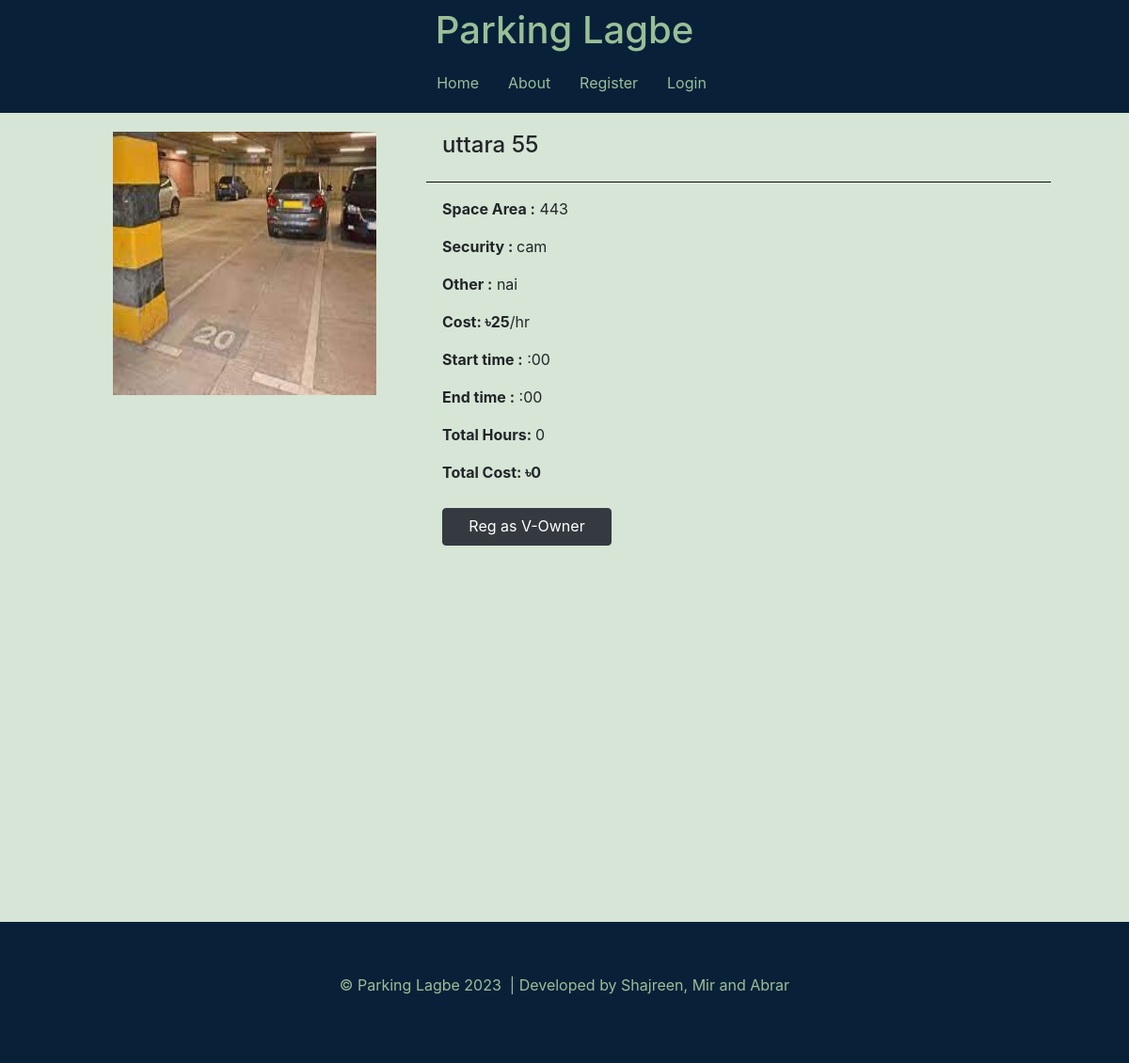
Screenshot of /PHP/details.php?pid=20 with the database file from the repository.
### tables this page shows
CREATE TABLE `parkingspotdetails` (
  `PID` int(11) NOT NULL,
  `UID` int(11) NOT NULL,
  `Plocation` varchar(30) NOT NULL,
  `Pcoordinate` point NOT NULL,
  `Pphoto` text NOT NULL,
  `Psize` varchar(20) NOT NULL,
  `Costhour` float NOT NULL,
  `Security` varchar(40) NOT NULL,
  `Others` varchar(60) NOT NULL
);

### PHP/details.php (the view, shortened to what this page needs)
<?php
require_once "connect.php";
?>
<html lang="en">
  <head>
    <link rel="stylesheet" type="text/css" href="../css/details.css" />
    <link
      rel="stylesheet"
      href="https://cdn.jsdelivr.net/npm/bootstrap@4.1.3/dist/css/bootstrap.min.css"
    />
  </head>
  <body>
  <?php
  if(isset($_SESSION["username"]))
  {
    $user= $_SESSION["username"];
    echo '<nav class="navbar navbar-expand-lg navbar-light ">';
    echo '    <a class="navbar-brand" href="home.php">';
    echo '      <h1>Parking Lagbe</h1>';
    echo '    </a>';
    echo '    <button class="navbar-toggler btn-btn-success" type="button" data-toggle="collapse"';
    echo '      data-target="#navbarSupportedContent" aria-controls="navbarSupportedContent" aria-expanded="false"';
    echo '      aria-label="Toggle navigation">';
    echo '      <span class="navbar-toggler-icon"></span>';
    echo '    </button>';
    echo '    <div class="collapse navbar-collapse" id="navbarSupportedContent">';
    echo '      <ul class="navbar-nav">';
    echo '        <li class="nav-item active">';
    echo "          <a class='nav-link' href='userprofile.php'> $user <span class='sr-only'>(current)</span></a>";
    echo '        </li>';
    echo '        <li class="nav-item active">';
    echo '          <a class="nav-link" href="home.php">Home <span class="sr-only">(current)</span></a>';
    echo '        </li>';
    echo '        <li class="nav-item">';
    echo '          <a class="nav-link" href="about.php">About</a>';
    echo '        </li>';
    echo '        <li class="nav-item">';
    echo '          <a class="nav-link" href="logout.php">Logout</a>';
    echo '        </li>';
    echo '      </ul>';
    echo '    </div>';
    echo '  </nav>';
  }
  else{
echo '<nav class="navbar navbar-expand-lg navbar-light ">';
echo '    <a class="navbar-brand" href="home.php">';
echo '      <h1>Parking Lagbe</h1>';
echo '    </a>';
echo '    <div class="collapse navbar-collapse" id="navbarSupportedContent">';
echo '      <ul class="navbar-nav">';
echo '        <li class="nav-item active">';
echo '          <a class="nav-link" href="home.php">Home <span class="sr-only">(current)</span></a>';
echo '        </li>';
echo '        <li class="nav-item">';
echo '          <a class="nav-link" href="about.php">About</a>';
echo '        </li>';
echo '        <li class="nav-item">';
echo '          <a class="nav-link" href="register.php">Register</a>';
echo '        </li>';
echo '        <li class="nav-item">';
echo '          <a class="nav-link" href="login.php">Login</a>';
echo '        </li>';
echo '      </ul>';
echo '    </div>';
echo '  </nav>';
  }
  ?>
    <?php
      $pid=$_GET['pid'];
      $start=$_GET['start'];
      $end=$_GET['end'];
      $sql="SELECT * FROM `parkingspotdetails` WHERE PID='$pid'";
      $result=mysqli_query($conn,$sql);
      $row=mysqli_fetch_assoc($result);
      $location=$row['Plocation'];
      $photo=$row['Pphoto'];
      $size=$row['Psize'];
      $cost=$row['Costhour'];
      $security=$row['Security'];
      $others=$row['Others']
    ?>
    <?php
      echo '<div class="deets">';
      echo '  <div style="width: 30%">';
      echo '    <img';
      echo "      src='$photo'";
      echo '      class="image1"';
      echo '      alt="Responsive image"';
      echo '    />';
      echo '  </div>';
      echo '  <div style="width: 70%" class="location-flex">';
      echo '    <div>';
      echo "      <h4 class='location'>$location</h4>";
      echo '    </div>';
      echo '    <hr />';
      echo '    <div class="more-deets">';
      echo '      <div>';
      echo "        <p><strong>Space Area :</strong> $size</p>";
      echo '      </div>';
      echo '      <div>';
      echo "        <p><strong>Security : </strong> $security</p>";
      echo '      </div>';
      echo '      <div>';
      echo "        <p><strong>Other :</strong> $others</p>";
      echo '      </div>';
      echo '      <div>';
      echo "        <p><strong>Cost: ৳$cost</strong>/hr</p>";
      echo '      </div>';
      echo '      <div>';
      if($start=="100000" || $start=="200000"){
      $strim=rtrim($start, '0');
      $strim=$strim.'0';
      }else{
        $strim=rtrim($start, '0');
      }
      if($end=="100000" || $end=="200000"){
        $etrim=rtrim($end, '0');
        $etrim=$etrim.'0';
        echo $etrim;
      }
      else{
        $etrim=rtrim($end, '0');
      }
      echo "        <p><strong>Start time :</strong> $strim:00</p>";
      echo '      </div>';
      echo '      <div>';
      echo "        <p><strong>End time :</strong> $etrim:00</p>";
      echo '      </div>';
      echo '      <div>';
      $totalhrs=(int)$etrim-(int)$strim;
      echo "        <p><strong>Total Hours: </strong>$totalhrs</p>";
      echo '      </div>';
      echo '      <div>';
      $totalcost=(int)$totalhrs*(int)$cost;
      echo "        <p><strong>Total Cost: ৳$totalcost</strong></p>";
      echo '      </div>';
      echo '    </div>';
      $mail=$_SESSION['email'];
      $sql="Select * from `user` where Email='$mail'";
      $result=mysqli_query($conn,$sql);
      $row=mysqli_fetch_assoc($result);
      $vowner=$row['VOwner'];
      if($vowner=="yes"){
        echo "    <div><a href='payment.php?start=$strim&end=$etrim&pid=$pid&cost=$totalcost&hour=$totalhrs'class='btn btn-primary'>Book Spot</a></div>";
      }else{
        echo "    <div><a href='userprofile.php'class='btn btn-dark'>Reg as V-Owner</a></div>";
      }
      echo '  </div>';
      echo '</div>';
      ?>
    <footer class="myfoot">
      <p>
        ©&nbsp;Parking Lagbe 2023 &nbsp;| Developed by Shajreen, Mir and Abrar
      </p>
    </footer>
  </body>
</html>

### Css/details.css (style rules this page uses)
body { background-color: rgba(153, 191, 151, 0.4) !important; }
nav { display: block; background-color: #092039 !important; }
.nav-link { color: rgba(153, 191, 151, 1) !important; }
.navbar-brand { color: rgba(153, 191, 151, 1) !important; }
.image1 { margin-left: 120px; margin-top: 20px; height: auto !important; width: auto !important; }
.myfoot { color: rgba(153, 191, 151, 1); margin-top: 130px; background-color: #092039; display: flex; justify-content: center; height: 150px; align-items: center; }
.location-flex { margin-left: 10px !important; }
.more-deets { margin-left: 0 !important; }
@media (min-width: 992px) { nav.navbar.navbar-expand-lg.navbar-light { flex-direction: column; height: 120px; } }
@media (min-width: 992px) { li { padding-left: 15px; } }
@media (min-width: 992px) { .nav-link { color: rgba(153, 191, 151, 1) !important; } }
@media (min-width: 992px) { .navbar-brand { color: rgba(153, 191, 151, 1) !important; margin: 0 !important; padding: 0 !important; } }
@media (min-width: 992px) { .myfoot { color: rgba(153, 191, 151, 1); margin-top: 400px; background-color: #092039; display: flex; justify-content: center; height: 150px; align-items: center; } }
@media (min-width: 992px) { .image1 { margin-left: 120px; margin-top: 20px; height: 280px !important; width: 280px !important; } }
@media (min-width: 992px) { .btn { margin-top: 10px; height: 40px; width: 180px !important; margin-left: 100px !important; } }
@media (min-width: 992px) { .deets { display: flex; justify-content: flex-start; } }
@media (min-width: 992px) { .location { margin-top: 20px; margin-left: 100px; align-items: flex-start !important; } }
@media (min-width: 992px) { .location-flex { display: flex; justify-content: flex-start; flex-direction: column; } }
@media (min-width: 992px) { hr { border: 5px; clear: both; width: 80%; background-color: #0e0e01; height: 2px; } }
@media (min-width: 992px) { .more-deets { margin-left: 100px !important; } }
@media (min-width: 597px) { .myfoot { color: rgba(153, 191, 151, 1); margin-top: 400px; background-color: #092039; display: flex; justify-content: center; height: 150px; align-items: center; } }

### rows the page displays
parkingspotdetails: Pphoto (picture), Plocation "uttara 55", Psize "443", Security "cam", Others "nai", Costhour "25", Costhour "0"

### other values shown
$totalhrs "0"
